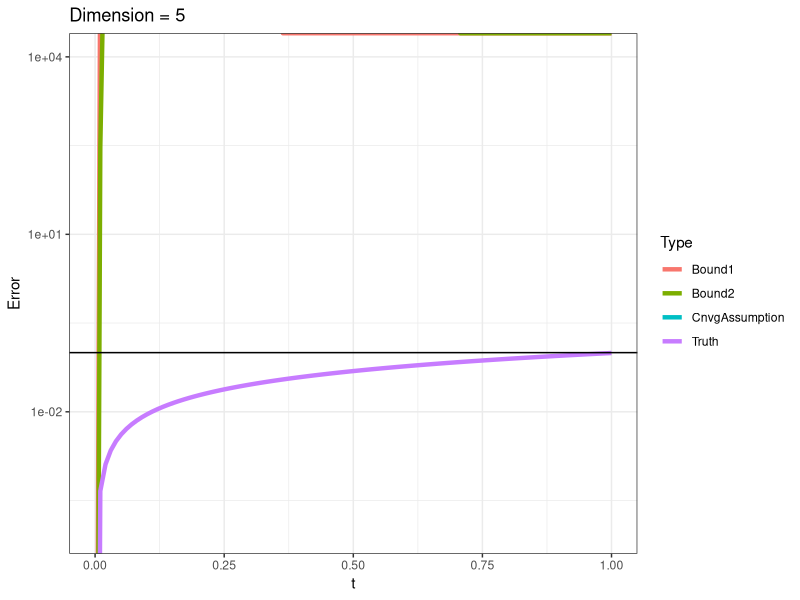
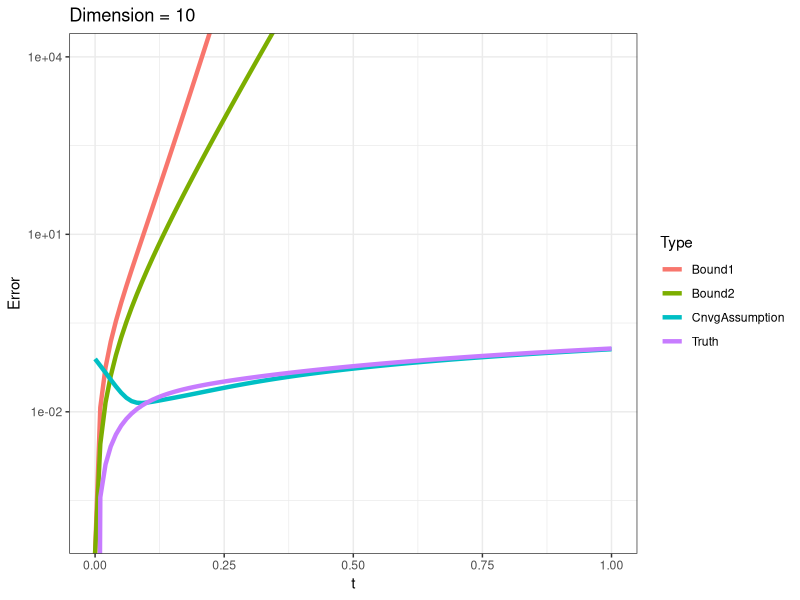
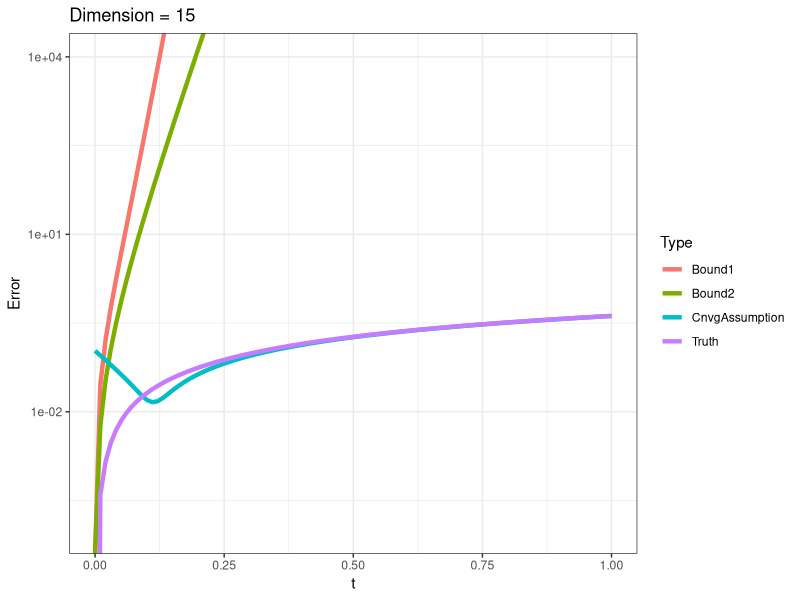
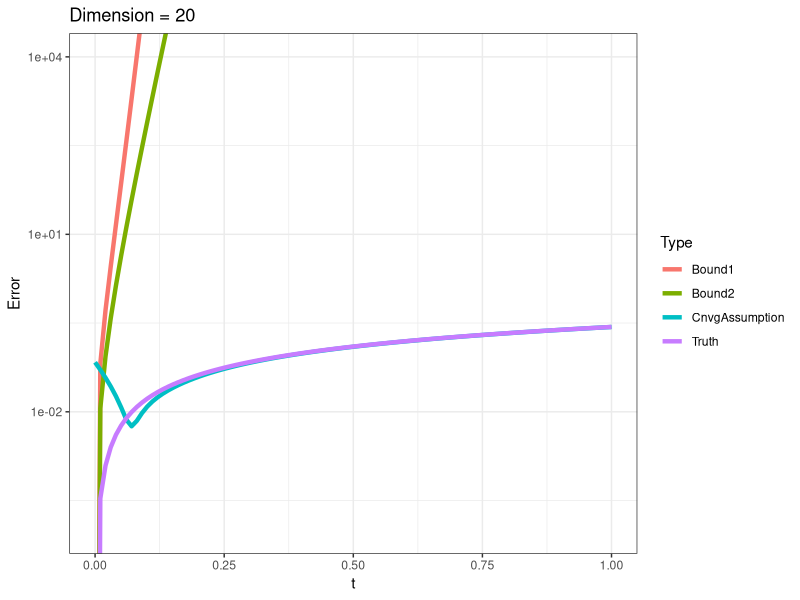
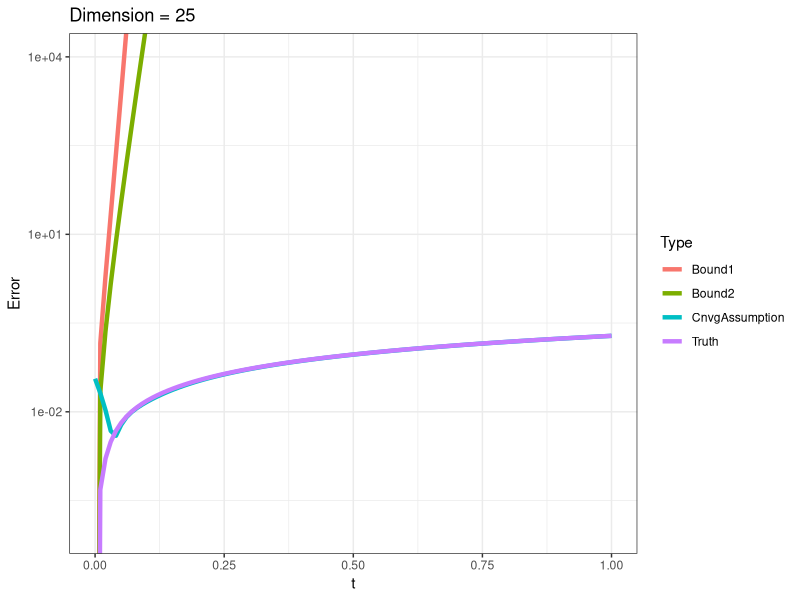
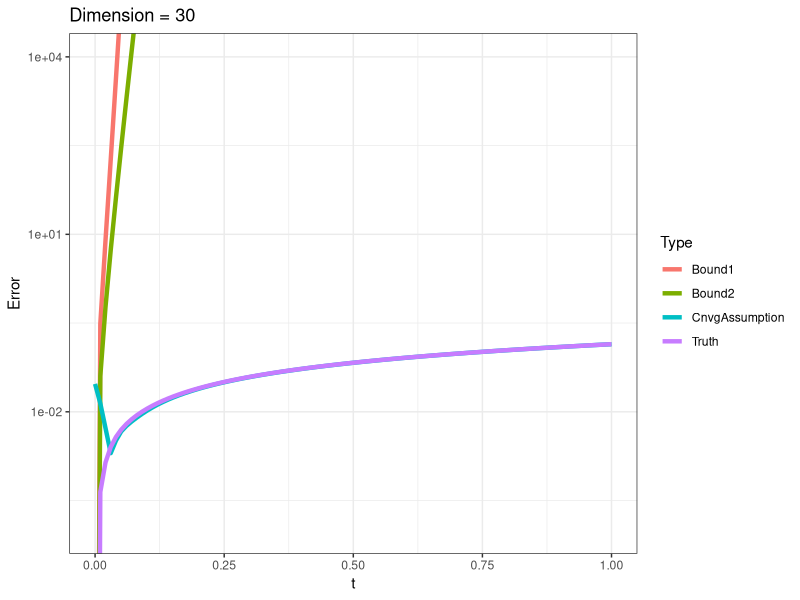
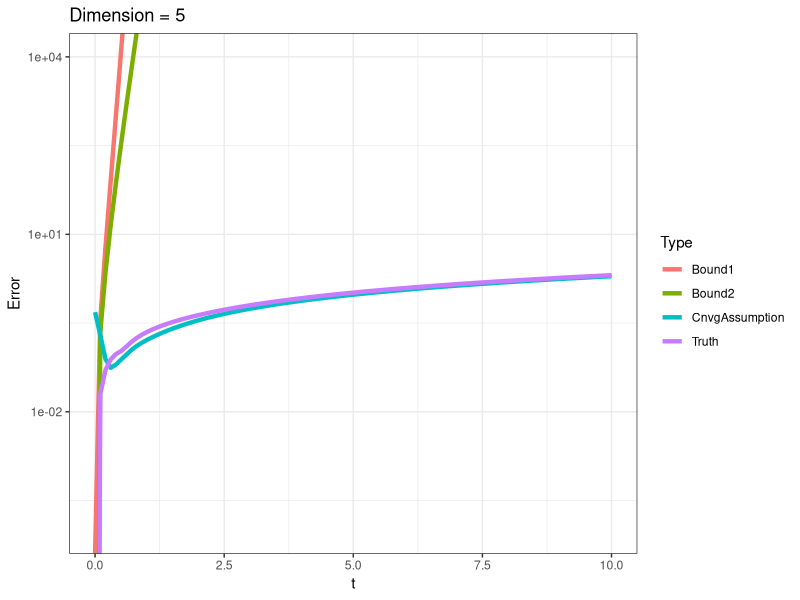
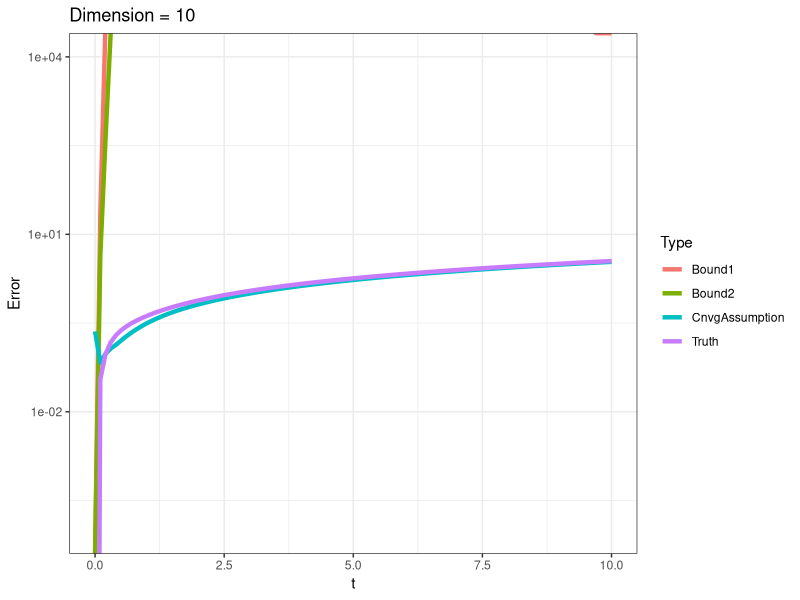

Write R code to recreate these figures, in order.
setwd("~/expmDerivative/")
library(ggplot2)

blockwise <- function(t,Q,E) {
  B1  <- cbind(Q,E)
  B2  <- cbind(Q*0,Q)
  B   <- rbind(B1,B2) 
  etB <- expm::expm(t*B)
  return(etB[1:(dim(etB)[1]/2),(dim(etB)[1]/2+1):dim(etB)[1]])
}

cnvrgncBnd <- function(t, Q, Jij) {
  n <- dim(Q)[1]
  eig.obj <- eigen(Q)
  inv.spctrm <- 1/eig.obj$values
  inv.spctrm[length(inv.spctrm)] <- 0
  pinv    <- Re(eig.obj$vectors %*% diag(inv.spctrm) %*% solve(eig.obj$vectors))
  mat <- expm::expm(t*Q)%*%Jij%*%pinv%*%(Q*t+diag(n))
  return(norm(mat,type="F"))
}

nvBnd1 <- function(t, Q, Jij) {
  nrmXptQ <- norm(expm::expm(t*Q),type="F")
  nrmQ    <- norm(Q,type="F")
  out     <- nrmXptQ / (2*nrmQ) * (exp(2*t*nrmQ) - 2*t*nrmQ - 1)
  return(out)
}

nvBnd2 <- function(t, Q, Jij) {
  nrmQ    <- norm(Q,type="F")
  out     <- sqrt(2)/nrmQ * (exp(t*nrmQ)*(t*nrmQ - 1) + 1)
  return(out)
}

################################################################################


df      <- data.frame(Error=numeric(),Type=character(),t=numeric())
n       <- 100
Q       <- matrix(1,n,n)
diag(Q) <- 0
diag(Q) <- - rowSums(Q)
E        <- matrix(0,n,n)
E[2,1]   <- 1 
vals <- diag(1/eigen(Q)$values)
vals[1,1] <- 0
vecs <- eigen(Q)$vectors
#max(abs(vecs%*%vals%*%solve(vecs)-Q))
Qplus <- vecs%*%vals%*%solve(vecs)
norm(Qplus)

for (t in seq(from=10^(-10),to=1,length.out=100)) {
  
  drv <- blockwise(t=t,Q,E)
  frstRdr <- expm::expm(t*Q) %*% E *t # correct approx
  
  df <- rbind(df,
              c(norm(frstRdr-drv,type = "F"),
                "Truth",
                t))
  df <- rbind(df,
              c(cnvrgncBnd(t,Q,E),
                "CnvgAssumption",
                t))
  df <- rbind(df,
              c(nvBnd1(t,Q,E),
                "Bound1",
                t))
  df <- rbind(df,
              c(nvBnd2(t,Q,E),
                "Bound2",
                t))
}

colnames(df) <- c("Error","Type","t")
df$Type <- factor(df$Type)
df$Error <- as.numeric(df$Error)
df$t     <- as.numeric(df$t)

gg <- ggplot(df,aes(x=t,y=Error,color=Type)) +
  geom_line(size=1.5) +
  geom_hline(yintercept = 10*norm(Qplus,type="2")) +
  scale_y_log10() +
  coord_cartesian(ylim=c(1e-4,1e+4)) +
  ggtitle("Dimension = 5") +
  theme_bw()
gg

df      <- data.frame(Error=numeric(),Type=character(),t=numeric())
n       <- 10
Q       <- matrix(rexp(n^2),n,n)
diag(Q) <- 0
diag(Q) <- - rowSums(Q)
E        <- matrix(0,n,n)
E[1,1]   <- 1 

for (t in seq(from=10^(-10),to=1,length.out=100)) {
  
  drv <- blockwise(t=t,Q,E)
  frstRdr <- expm::expm(t*Q) %*% E *t # correct approx
  
  df <- rbind(df,
              c(norm(frstRdr-drv,type = "F"),
                "Truth",
                t))
  df <- rbind(df,
              c(cnvrgncBnd(t,Q,E),
                "CnvgAssumption",
                t))
  df <- rbind(df,
              c(nvBnd1(t,Q,E),
                "Bound1",
                t))
  df <- rbind(df,
              c(nvBnd2(t,Q,E),
                "Bound2",
                t))
}

colnames(df) <- c("Error","Type","t")
df$Type <- factor(df$Type)
df$Error <- as.numeric(df$Error)
df$t     <- as.numeric(df$t)

gg2 <- ggplot(df,aes(x=t,y=Error,color=Type)) +
  geom_line(size=1.5) +
 scale_y_log10() +
  coord_cartesian(ylim=c(1e-4,1e+4)) +
  ggtitle("Dimension = 10") +
  theme_bw()
gg2


df      <- data.frame(Error=numeric(),Type=character(),t=numeric())
n       <- 15
Q       <- matrix(rexp(n^2),n,n)
diag(Q) <- 0
diag(Q) <- - rowSums(Q)
E        <- matrix(0,n,n)
E[2,1]   <- 1 

for (t in seq(from=10^(-10),to=1,length.out=100)) {
  
  drv <- blockwise(t=t,Q,E)
  frstRdr <- expm::expm(t*Q) %*% E *t # correct approx
  
  df <- rbind(df,
              c(norm(frstRdr-drv,type = "F"),
                "Truth",
                t))
  df <- rbind(df,
              c(cnvrgncBnd(t,Q,E),
                "CnvgAssumption",
                t))
  df <- rbind(df,
              c(nvBnd1(t,Q,E),
                "Bound1",
                t))
  df <- rbind(df,
              c(nvBnd2(t,Q,E),
                "Bound2",
                t))
}

colnames(df) <- c("Error","Type","t")
df$Type <- factor(df$Type)
df$Error <- as.numeric(df$Error)
df$t     <- as.numeric(df$t)

gg3 <- ggplot(df,aes(x=t,y=Error,color=Type)) +
  geom_line(size=1.5) +
  scale_y_log10() +
  coord_cartesian(ylim=c(1e-4,1e+4)) +
  ggtitle("Dimension = 15") +
  theme_bw()
gg3

df      <- data.frame(Error=numeric(),Type=character(),t=numeric())
n       <- 20
Q       <- matrix(rexp(n^2),n,n)
diag(Q) <- 0
diag(Q) <- - rowSums(Q)
E        <- matrix(0,n,n)
E[2,1]   <- 1 

for (t in seq(from=10^(-10),to=1,length.out=100)) {
  
  drv <- blockwise(t=t,Q,E)
  frstRdr <- expm::expm(t*Q) %*% E *t # correct approx
  
  df <- rbind(df,
              c(norm(frstRdr-drv,type = "F"),
                "Truth",
                t))
  df <- rbind(df,
              c(cnvrgncBnd(t,Q,E),
                "CnvgAssumption",
                t))
  df <- rbind(df,
              c(nvBnd1(t,Q,E),
                "Bound1",
                t))
  df <- rbind(df,
              c(nvBnd2(t,Q,E),
                "Bound2",
                t))
}

colnames(df) <- c("Error","Type","t")
df$Type <- factor(df$Type)
df$Error <- as.numeric(df$Error)
df$t     <- as.numeric(df$t)

gg4 <- ggplot(df,aes(x=t,y=Error,color=Type)) +
  geom_line(size=1.5) +
  scale_y_log10() +
  coord_cartesian(ylim=c(1e-4,1e+4)) +
  ggtitle("Dimension = 20") +
  theme_bw()
gg4

df      <- data.frame(Error=numeric(),Type=character(),t=numeric())
n       <- 25
Q       <- matrix(rexp(n^2),n,n)
diag(Q) <- 0
diag(Q) <- - rowSums(Q)
E        <- matrix(0,n,n)
E[2,1]   <- 1 

for (t in seq(from=10^(-10),to=1,length.out=100)) {
  
  drv <- blockwise(t=t,Q,E)
  frstRdr <- expm::expm(t*Q) %*% E *t # correct approx
  
  df <- rbind(df,
              c(norm(frstRdr-drv,type = "F"),
                "Truth",
                t))
  df <- rbind(df,
              c(cnvrgncBnd(t,Q,E),
                "CnvgAssumption",
                t))
  df <- rbind(df,
              c(nvBnd1(t,Q,E),
                "Bound1",
                t))
  df <- rbind(df,
              c(nvBnd2(t,Q,E),
                "Bound2",
                t))
}

colnames(df) <- c("Error","Type","t")
df$Type <- factor(df$Type)
df$Error <- as.numeric(df$Error)
df$t     <- as.numeric(df$t)

gg5 <- ggplot(df,aes(x=t,y=Error,color=Type)) +
  geom_line(size=1.5) +
  scale_y_log10() +
  coord_cartesian(ylim=c(1e-4,1e+4)) +
  ggtitle("Dimension = 25") +
  theme_bw()
gg5


df      <- data.frame(Error=numeric(),Type=character(),t=numeric())
n       <- 30
Q       <- matrix(rexp(n^2),n,n)
diag(Q) <- 0
diag(Q) <- - rowSums(Q)
E        <- matrix(0,n,n)
E[2,1]   <- 1 

for (t in seq(from=10^(-10),to=1,length.out=100)) {
  
  drv <- blockwise(t=t,Q,E)
  frstRdr <- expm::expm(t*Q) %*% E *t # correct approx
  
  df <- rbind(df,
              c(norm(frstRdr-drv,type = "F"),
                "Truth",
                t))
  df <- rbind(df,
              c(cnvrgncBnd(t,Q,E),
                "CnvgAssumption",
                t))
  df <- rbind(df,
              c(nvBnd1(t,Q,E),
                "Bound1",
                t))
  df <- rbind(df,
              c(nvBnd2(t,Q,E),
                "Bound2",
                t))
}

colnames(df) <- c("Error","Type","t")
df$Type <- factor(df$Type)
df$Error <- as.numeric(df$Error)
df$t     <- as.numeric(df$t)

gg6 <- ggplot(df,aes(x=t,y=Error,color=Type)) +
  geom_line(size=1.5) +
  scale_y_log10() +
  coord_cartesian(ylim=c(1e-4,1e+4)) +
  ggtitle("Dimension = 30") +
  theme_bw()
gg6

library(ggpubr)
ggsave(ggarrange(gg,gg2,gg3,gg4,gg5,gg6,
                 ncol=2,nrow=3,
                 common.legend = TRUE,
                 legend="bottom"),
       filename = "frobeniusScaling.pdf",
       device = "pdf",
       width=12,height=12)


################################################################################
# replace with i norm

blockwise <- function(t,Q,E) {
  B1  <- cbind(Q,E)
  B2  <- cbind(Q*0,Q)
  B   <- rbind(B1,B2) 
  etB <- expm::expm(t*B)
  return(etB[1:(dim(etB)[1]/2),(dim(etB)[1]/2+1):dim(etB)[1]])
}

cnvrgncBnd <- function(t, Q, Jij) {
  n <- dim(Q)[1]
  eig.obj <- eigen(Q)
  inv.spctrm <- 1/eig.obj$values
  inv.spctrm[length(inv.spctrm)] <- 0
  pinv    <- Re(eig.obj$vectors %*% diag(inv.spctrm) %*% solve(eig.obj$vectors))
  mat <- expm::expm(t*Q)%*%Jij%*%pinv%*%(Q*t+diag(n))
  return(norm(mat,type="i"))
}

nvBnd1 <- function(t, Q, Jij) {
  nrmXptQ <- norm(expm::expm(t*Q),type="i")
  nrmQ    <- norm(Q,type="i")
  out     <- nrmXptQ / (2*nrmQ) * (exp(2*t*nrmQ) - 2*t*nrmQ - 1)
  return(out)
}

nvBnd2 <- function(t, Q, Jij) {
  nrmQ    <- norm(Q,type="i")
  out     <- sqrt(2)/nrmQ * (exp(t*nrmQ)*(t*nrmQ - 1) + 1)
  return(out)
}


df      <- data.frame(Error=numeric(),Type=character(),t=numeric())
n       <- 5
Q       <- matrix(rexp(n^2),n,n)
diag(Q) <- 0
diag(Q) <- - rowSums(Q)
E        <- matrix(0,n,n)
E[2,1]   <- 1 

for (t in seq(from=10^(-10),to=10,length.out=100)) {
  
  drv <- blockwise(t=t,Q,E)
  frstRdr <- expm::expm(t*Q) %*% E *t # correct approx
  
  df <- rbind(df,
              c(norm(frstRdr-drv,type = "i"),
                "Truth",
                t))
  df <- rbind(df,
              c(cnvrgncBnd(t,Q,E),
                "CnvgAssumption",
                t))
  df <- rbind(df,
              c(nvBnd1(t,Q,E),
                "Bound1",
                t))
  df <- rbind(df,
              c(nvBnd2(t,Q,E),
                "Bound2",
                t))
}

colnames(df) <- c("Error","Type","t")
df$Type <- factor(df$Type)
df$Error <- as.numeric(df$Error)
df$t     <- as.numeric(df$t)

gg <- ggplot(df,aes(x=t,y=Error,color=Type)) +
  geom_line(size=1.5) +
  scale_y_log10() +
  coord_cartesian(ylim=c(1e-4,1e+4)) +
  ggtitle("Dimension = 5") +
  theme_bw()
gg

df      <- data.frame(Error=numeric(),Type=character(),t=numeric())
n       <- 10
Q       <- matrix(rexp(n^2),n,n)
diag(Q) <- 0
diag(Q) <- - rowSums(Q)
E        <- matrix(0,n,n)
E[2,1]   <- 1 

for (t in seq(from=10^(-10),to=10,length.out=100)) {
  
  drv <- blockwise(t=t,Q,E)
  frstRdr <- expm::expm(t*Q) %*% E *t # correct approx
  
  df <- rbind(df,
              c(norm(frstRdr-drv,type = "i"),
                "Truth",
                t))
  df <- rbind(df,
              c(cnvrgncBnd(t,Q,E),
                "CnvgAssumption",
                t))
  df <- rbind(df,
              c(nvBnd1(t,Q,E),
                "Bound1",
                t))
  df <- rbind(df,
              c(nvBnd2(t,Q,E),
                "Bound2",
                t))
}

colnames(df) <- c("Error","Type","t")
df$Type <- factor(df$Type)
df$Error <- as.numeric(df$Error)
df$t     <- as.numeric(df$t)

gg2 <- ggplot(df,aes(x=t,y=Error,color=Type)) +
  geom_line(size=1.5) +
  scale_y_log10() +
  coord_cartesian(ylim=c(1e-4,1e+4)) +
  ggtitle("Dimension = 10") +
  theme_bw()
gg2


df      <- data.frame(Error=numeric(),Type=character(),t=numeric())
n       <- 15
Q       <- matrix(rexp(n^2),n,n)
diag(Q) <- 0
diag(Q) <- - rowSums(Q)
E        <- matrix(0,n,n)
E[2,1]   <- 1 

for (t in seq(from=10^(-10),to=10,length.out=100)) {
  
  drv <- blockwise(t=t,Q,E)
  frstRdr <- expm::expm(t*Q) %*% E *t # correct approx
  
  df <- rbind(df,
              c(norm(frstRdr-drv,type = "i"),
                "Truth",
                t))
  df <- rbind(df,
              c(cnvrgncBnd(t,Q,E),
                "CnvgAssumption",
                t))
  df <- rbind(df,
              c(nvBnd1(t,Q,E),
                "Bound1",
                t))
  df <- rbind(df,
              c(nvBnd2(t,Q,E),
                "Bound2",
                t))
}

colnames(df) <- c("Error","Type","t")
df$Type <- factor(df$Type)
df$Error <- as.numeric(df$Error)
df$t     <- as.numeric(df$t)

gg3 <- ggplot(df,aes(x=t,y=Error,color=Type)) +
  geom_line(size=1.5) +
  scale_y_log10() +
  coord_cartesian(ylim=c(1e-4,1e+4)) +
  ggtitle("Dimension = 15") +
  theme_bw()
gg3

df      <- data.frame(Error=numeric(),Type=character(),t=numeric())
n       <- 20
Q       <- matrix(rexp(n^2),n,n)
diag(Q) <- 0
diag(Q) <- - rowSums(Q)
E        <- matrix(0,n,n)
E[2,1]   <- 1 

for (t in seq(from=10^(-10),to=10,length.out=100)) {
  
  drv <- blockwise(t=t,Q,E)
  frstRdr <- expm::expm(t*Q) %*% E *t # correct approx
  
  df <- rbind(df,
              c(norm(frstRdr-drv,type = "i"),
                "Truth",
                t))
  df <- rbind(df,
              c(cnvrgncBnd(t,Q,E),
                "CnvgAssumption",
                t))
  df <- rbind(df,
              c(nvBnd1(t,Q,E),
                "Bound1",
                t))
  df <- rbind(df,
              c(nvBnd2(t,Q,E),
                "Bound2",
                t))
}

colnames(df) <- c("Error","Type","t")
df$Type <- factor(df$Type)
df$Error <- as.numeric(df$Error)
df$t     <- as.numeric(df$t)

gg4 <- ggplot(df,aes(x=t,y=Error,color=Type)) +
  geom_line(size=1.5) +
  scale_y_log10() +
  coord_cartesian(ylim=c(1e-4,1e+4)) +
  ggtitle("Dimension = 20") +
  theme_bw()
gg4

df      <- data.frame(Error=numeric(),Type=character(),t=numeric())
n       <- 25
Q       <- matrix(rexp(n^2),n,n)
diag(Q) <- 0
diag(Q) <- - rowSums(Q)
E        <- matrix(0,n,n)
E[2,1]   <- 1 

for (t in seq(from=10^(-10),to=10,length.out=100)) {
  
  drv <- blockwise(t=t,Q,E)
  frstRdr <- expm::expm(t*Q) %*% E *t # correct approx
  
  df <- rbind(df,
              c(norm(frstRdr-drv,type = "i"),
                "Truth",
                t))
  df <- rbind(df,
              c(cnvrgncBnd(t,Q,E),
                "CnvgAssumption",
                t))
  df <- rbind(df,
              c(nvBnd1(t,Q,E),
                "Bound1",
                t))
  df <- rbind(df,
              c(nvBnd2(t,Q,E),
                "Bound2",
                t))
}

colnames(df) <- c("Error","Type","t")
df$Type <- factor(df$Type)
df$Error <- as.numeric(df$Error)
df$t     <- as.numeric(df$t)

gg5 <- ggplot(df,aes(x=t,y=Error,color=Type)) +
  geom_line(size=1.5) +
  scale_y_log10() +
  coord_cartesian(ylim=c(1e-4,1e+4)) +
  ggtitle("Dimension = 25") +
  theme_bw()
gg5


df      <- data.frame(Error=numeric(),Type=character(),t=numeric())
n       <- 30
Q       <- matrix(rexp(n^2),n,n)
diag(Q) <- 0
diag(Q) <- - rowSums(Q)
E        <- matrix(0,n,n)
E[2,1]   <- 1 

for (t in seq(from=10^(-10),to=10,length.out=100)) {
  
  drv <- blockwise(t=t,Q,E)
  frstRdr <- expm::expm(t*Q) %*% E *t # correct approx
  
  df <- rbind(df,
              c(norm(frstRdr-drv,type = "i"),
                "Truth",
                t))
  df <- rbind(df,
              c(cnvrgncBnd(t,Q,E),
                "CnvgAssumption",
                t))
  df <- rbind(df,
              c(nvBnd1(t,Q,E),
                "Bound1",
                t))
  df <- rbind(df,
              c(nvBnd2(t,Q,E),
                "Bound2",
                t))
}

colnames(df) <- c("Error","Type","t")
df$Type <- factor(df$Type)
df$Error <- as.numeric(df$Error)
df$t     <- as.numeric(df$t)

gg6 <- ggplot(df,aes(x=t,y=Error,color=Type)) +
  geom_line(size=1.5) +
  scale_y_log10() +
  coord_cartesian(ylim=c(1e-4,1e+4)) +
  ggtitle("Dimension = 30") +
  theme_bw()
gg6

library(ggpubr)
ggsave(ggarrange(gg,gg2,gg3,gg4,gg5,gg6,
                 ncol=2,nrow=3,
                 common.legend = TRUE,
                 legend="bottom"),
       filename = "infinityScaling.pdf",
       device = "pdf",
       width=12,height=12)
